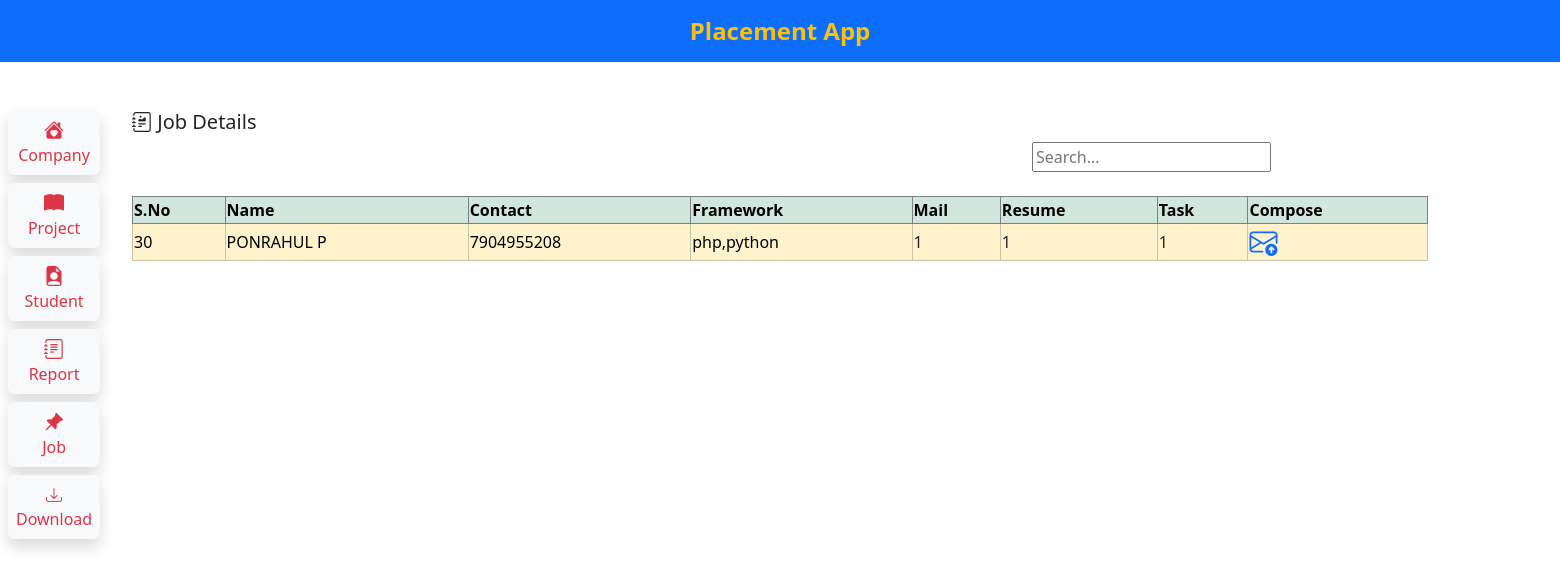
The app's page /job/table.php with its own data.
### tables this page shows
CREATE TABLE `tblreg1` (
  `id` int(255) NOT NULL AUTO_INCREMENT,
  `name` varchar(255) NOT NULL,
  `contact` varchar(255) NOT NULL,
  `email` varchar(255) NOT NULL,
  `framework` varchar(255) NOT NULL,
  `education` varchar(255) NOT NULL,
  `joining_date` date NOT NULL,
  `mail` varchar(255) NOT NULL,
  `resume` varchar(255) NOT NULL,
  `task` varchar(255) NOT NULL,
  `created_at` timestamp NOT NULL DEFAULT current_timestamp() ON UPDATE current_timestamp(),
  `updated_at` timestamp NOT NULL DEFAULT current_timestamp() ON UPDATE current_timestamp(),
  PRIMARY KEY (`id`)
);

### job/table.php (the view, shortened to what this page needs)
<!DOCTYPE html>
<html lang="en">
<head>
    <link href="https://cdn.jsdelivr.net/npm/bootstrap@5.3.3/dist/css/bootstrap.min.css" rel="stylesheet"
>
      <link rel="stylesheet" href="https://cdn.jsdelivr.net/npm/bootstrap-icons@1.11.3/font/bootstrap-icons.min.css">
      <link rel="stylesheet" href="https://cdn.jsdelivr.net/npm/bootstrap-icons@1.11.3/font/bootstrap-icons.min.css">
</head>
<body>
    <?php include("../navbar.php");?>
    <?php include("../sidebar.php");?>
    <div class="container mt-5">
    <div class="row">
        <div class="d-flex justify-content-between">
            <h5><i class="bi bi-journal-richtext"></i> Job Details</h5>
        </div>
        <div class="search">
        <input type="text" id="searchInput" class="form-label" placeholder="Search...">
        </div>
        <div class="col-md-12 table-responsive table table-success mt-3">
            <table id="example" class="display table-bordered" style="width:100%">
                <thead>
                <tr>
                    <th>S.No</th>
                    <th>Name</th>
                    <th>Contact</th>
                    <th>Framework</th>
                    <th>Mail</th>
                    <th>Resume</th>
                    <th>Task</th>
                    <th>Compose</th>
                </tr>
                </thead>
                <tbody class="table-warning">
                <?php
                include("../dbconfig.php");
                $sql = "SELECT * FROM tblreg1";
                $result = $conn->query($sql);
                if ($result->num_rows > 0) {
                    while($row = $result->fetch_assoc()) {
                        echo "<tr>";
                        echo "<td class='id'>" . $row["id"] . "</td>";
                        echo "<td>" . $row["name"] . "</td>";
                        echo "<td>" . $row["contact"] . "</td>";
                        echo "<td>" . $row["framework"] . "</td>";
                        echo "<td><a class='text-dark' style='text-decoration:none;' href='mail1.php?mobile=".$row['contact']."'>" . $row["mail"] . "</td>";
                        echo "<td><a class='text-dark' style='text-decoration:none;' href='resume.php?mobile=".$row['contact']."'>" . $row["resume"] . "</td>";
                        echo "<td><a class='text-dark' style='text-decoration:none;' href='task.php?mobile=".$row['contact']."'>" . $row["task"] . "</td>";
                        echo "<td>";
                        echo "<a href='../resumecompanylist/tableres.php?mobile=".$row['contact']."'><i class='bi bi-envelope-arrow-up h3'></i>";
                        echo "</td>";
                        echo "</tr>";
                    }
                } else {
                    echo "<tr><td colspan='8' class='text-center'>No records found</td></tr>";
                }
                ?>
                </tbody>
            </table>
        </div>
    </div>
</div>
</body>
</html>

### job/table.php (style rules this page uses)
.search { margin-left:900px; }

### records on screen
tblreg1: id "30", name "PONRAHUL P", contact "7904955208", framework "php,python", mail "1", resume "1", task "1"
